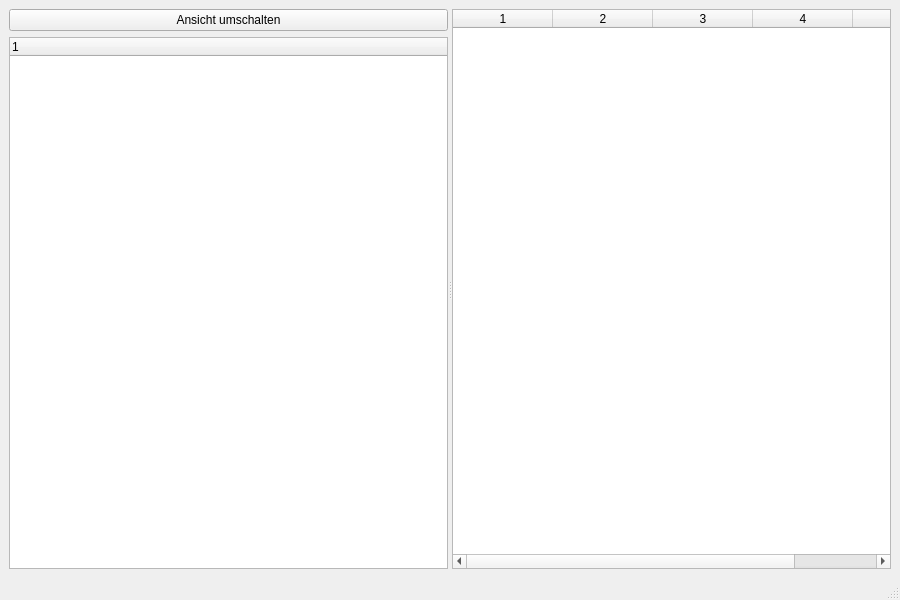
<?xml version="1.0" encoding="UTF-8"?>
<ui version="4.0">
 <class>MainWindow</class>
 <widget class="QMainWindow" name="MainWindow">
  <property name="geometry">
   <rect>
    <x>0</x>
    <y>0</y>
    <width>900</width>
    <height>600</height>
   </rect>
  </property>
  <property name="windowTitle">
   <string>Benutzerübersicht</string>
  </property>
  <widget class="QWidget" name="centralwidget">
   <layout class="QHBoxLayout" name="horizontalLayout">
    <item>
     <widget class="QSplitter" name="splitter">
      <property name="orientation">
       <enum>Qt::Orientation::Horizontal</enum>
      </property>
      <widget class="QWidget" name="leftWidget">
       <layout class="QVBoxLayout" name="verticalLayoutLeft">
        <item>
         <widget class="QPushButton" name="btnToggleView">
          <property name="text">
           <string>Ansicht umschalten</string>
          </property>
         </widget>
        </item>
        <item>
         <widget class="QTreeWidget" name="treeUsers">
          <property name="headerLabels" stdset="0">
           <stringlist>
            <string>Benutzer</string>
           </stringlist>
          </property>
          <column>
           <property name="text">
            <string notr="true">1</string>
           </property>
          </column>
         </widget>
        </item>
       </layout>
      </widget>
      <widget class="QWidget" name="rightWidget">
       <layout class="QVBoxLayout" name="verticalLayoutRight">
        <item>
         <widget class="QTableWidget" name="tableEntries">
          <property name="columnCount">
           <number>5</number>
          </property>
          <property name="horizontalHeaderLabels" stdset="0">
           <stringlist>
            <string>Artikelnummer</string>
            <string>Beschreibung</string>
            <string>Größe</string>
            <string>Preis</string>
            <string>Datum</string>
           </stringlist>
          </property>
          <column/>
          <column/>
          <column/>
          <column/>
          <column/>
         </widget>
        </item>
       </layout>
      </widget>
     </widget>
    </item>
   </layout>
  </widget>
  <widget class="QMenuBar" name="menubar">
   <property name="geometry">
    <rect>
     <x>0</x>
     <y>0</y>
     <width>900</width>
     <height>22</height>
    </rect>
   </property>
  </widget>
  <widget class="QStatusBar" name="statusbar"/>
 </widget>
 <resources/>
 <connections/>
</ui>
